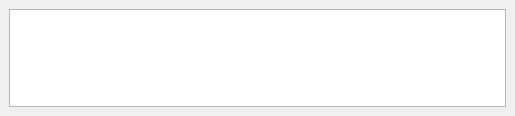
<ui version="4.0" >
 <class>DockWidget_debug</class>
 <widget class="QDockWidget" name="DockWidget_debug" >
  <property name="geometry" >
   <rect>
    <x>0</x>
    <y>0</y>
    <width>515</width>
    <height>116</height>
   </rect>
  </property>
  <property name="windowTitle" >
   <string>SimAff Debug Console</string>
  </property>
  <widget class="QWidget" name="dockWidgetContents" >
   <layout class="QGridLayout" name="gridLayout" >
    <item row="0" column="0" >
     <widget class="QTextEdit" name="textEdit" >
      <property name="lineWrapMode" >
       <enum>QTextEdit::NoWrap</enum>
      </property>
      <property name="readOnly" >
       <bool>true</bool>
      </property>
     </widget>
    </item>
   </layout>
  </widget>
 </widget>
 <resources/>
 <connections/>
</ui>
